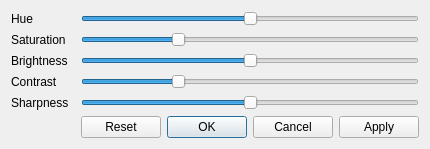
<?xml version="1.0" encoding="UTF-8"?>
<ui version="4.0">
 <class>CGASettingsDialog</class>
 <widget class="QDialog" name="CGASettingsDialog">
  <property name="geometry">
   <rect>
    <x>0</x>
    <y>0</y>
    <width>400</width>
    <height>300</height>
   </rect>
  </property>
  <property name="windowTitle">
   <string>CGA composite settings</string>
  </property>
  <layout class="QGridLayout" name="gridLayout_2">
   <property name="sizeConstraint">
    <enum>QLayout::SetFixedSize</enum>
   </property>
   <item row="0" column="0" colspan="2">
    <widget class="QLabel" name="labelHue">
     <property name="text">
      <string>Hue</string>
     </property>
    </widget>
   </item>
   <item row="0" column="2">
    <widget class="QSlider" name="horizontalSliderHue">
     <property name="minimum">
      <number>-360</number>
     </property>
     <property name="maximum">
      <number>360</number>
     </property>
     <property name="orientation">
      <enum>Qt::Horizontal</enum>
     </property>
    </widget>
   </item>
   <item row="1" column="0" colspan="2">
    <widget class="QLabel" name="labelSaturation">
     <property name="text">
      <string>Saturation</string>
     </property>
    </widget>
   </item>
   <item row="1" column="2">
    <widget class="QSlider" name="horizontalSliderSaturation">
     <property name="maximum">
      <number>360</number>
     </property>
     <property name="value">
      <number>100</number>
     </property>
     <property name="orientation">
      <enum>Qt::Horizontal</enum>
     </property>
    </widget>
   </item>
   <item row="2" column="0">
    <widget class="QLabel" name="labelBrightness">
     <property name="text">
      <string>Brightness</string>
     </property>
    </widget>
   </item>
   <item row="2" column="2">
    <widget class="QSlider" name="horizontalSliderBrightness">
     <property name="minimum">
      <number>-100</number>
     </property>
     <property name="maximum">
      <number>100</number>
     </property>
     <property name="orientation">
      <enum>Qt::Horizontal</enum>
     </property>
    </widget>
   </item>
   <item row="3" column="0">
    <widget class="QLabel" name="labelContrast">
     <property name="text">
      <string>Contrast</string>
     </property>
    </widget>
   </item>
   <item row="3" column="2">
    <widget class="QSlider" name="horizontalSliderContrast">
     <property name="maximum">
      <number>360</number>
     </property>
     <property name="value">
      <number>100</number>
     </property>
     <property name="orientation">
      <enum>Qt::Horizontal</enum>
     </property>
    </widget>
   </item>
   <item row="4" column="0">
    <widget class="QLabel" name="labelSharpness">
     <property name="text">
      <string>Sharpness</string>
     </property>
    </widget>
   </item>
   <item row="4" column="2">
    <widget class="QSlider" name="horizontalSliderSharpness">
     <property name="minimum">
      <number>-50</number>
     </property>
     <property name="maximum">
      <number>50</number>
     </property>
     <property name="orientation">
      <enum>Qt::Horizontal</enum>
     </property>
    </widget>
   </item>
   <item row="5" column="2">
    <widget class="QDialogButtonBox" name="buttonBox">
     <property name="orientation">
      <enum>Qt::Horizontal</enum>
     </property>
     <property name="standardButtons">
      <set>QDialogButtonBox::Apply|QDialogButtonBox::Cancel|QDialogButtonBox::Ok|QDialogButtonBox::Reset</set>
     </property>
    </widget>
   </item>
  </layout>
 </widget>
 <resources/>
 <connections>
  <connection>
   <sender>buttonBox</sender>
   <signal>accepted()</signal>
   <receiver>CGASettingsDialog</receiver>
   <slot>accept()</slot>
   <hints>
    <hint type="sourcelabel">
     <x>248</x>
     <y>254</y>
    </hint>
    <hint type="destinationlabel">
     <x>157</x>
     <y>274</y>
    </hint>
   </hints>
  </connection>
  <connection>
   <sender>buttonBox</sender>
   <signal>rejected()</signal>
   <receiver>CGASettingsDialog</receiver>
   <slot>reject()</slot>
   <hints>
    <hint type="sourcelabel">
     <x>316</x>
     <y>260</y>
    </hint>
    <hint type="destinationlabel">
     <x>286</x>
     <y>274</y>
    </hint>
   </hints>
  </connection>
 </connections>
</ui>
